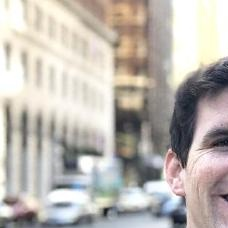
#> input picture image_pieces/piece_0_headshot.jpeg, 228 x 228 px
$ python tile_image.py --input image_pieces/piece_0_headshot.jpeg --output out.png
#> lines starting #> are read from the running program, lines starting #| are printed output that depends on the picture
#> further down, input_image is the input picture: shape (228, 228, 3); mean B, G, R 176.5, 182.8, 188.4
"""Script to go from image to tiles

(just a cropping of image into smaller pieces to try and put back together)
"""


def tile_image(image, nrow=3, ncol=3, overlap=30):
    """Break an image into separate rect regions

    :param image: image to break-up
    :param nrow: number of rows
    :param ncol: number of columns
    :param overlap: How much should each region overlap with each other (in pixels)
    :return: list of images
    """
#> called with nrow = 3, ncol = 3, overlap = 50
    h, w = image.shape[:2]
#> h = 228; w = 228
    col_w = w // ncol
#> col_w = 76
    row_h = h // nrow
#> row_h = 76

    shards = []
    for col_i in range(ncol):
        x0 = col_i * col_w - overlap
        x1 = (col_i + 1) * col_w + overlap

        x0 = max([0, x0])
        x1 = min([w, x1])
        for row_i in range(nrow):
            y0 = row_i * row_h - overlap
            y1 = (row_i + 1) * row_h + overlap

            y0 = max([0, y0])
            y1 = min([h, y1])

            shard = image[y0:y1, x0:x1]
            shards.append(shard)
#> after the loop, shards = 9 items

    return shards


if __name__ == '__main__':
    import os
    import argparse
    import cv2

    ap = argparse.ArgumentParser()
    ap.add_argument('-i', '--input', required=True,
                    help='Input image to break into pieces')
    ap.add_argument('-o', '--output', required=True,
                    help='Location to write pieces to')
    ap.add_argument('-r', '--nrow', default=3, type=int,
                    help='Number of rows to break image into')
    ap.add_argument('-c', '--ncol', default=3, type=int,
                    help='Number of columns to break image into')
    ap.add_argument('-v', '--overlap', default=50, type=int,
                    help='How much should each region overlap with each other (in pixels)')
    args = vars(ap.parse_args())

    input_image = cv2.imread(args['input'])
    input_image_basename = os.path.basename(args['input'])

    im_shards = tile_image(input_image,
                           args['nrow'],
                           args['ncol'],
                           args['overlap'])
#> im_shards = 9 items

    for i, im_shard in enumerate(im_shards):
        file_name = f'piece_{i}_{input_image_basename}'
        file_path = os.path.join(args['output'], file_name)

        cv2.imwrite(file_path, im_shard)
#> this loop made 9 passes
#> file_name on passes 1 to 9: 'piece_0_piece_0_headshot.jpeg', 'piece_1_piece_0_headshot.jpeg', 'piece_2_piece_0_headshot.jpeg', 'piece_3_piece_0_headshot.jpeg', 'piece_4_piece_0_headshot.jpeg', 'piece_5_piece_0_headshot.jpeg', 'piece_6_piece_0_headshot.jpeg', 'piece_7_piece_0_headshot.jpeg', 'piece_8_piece_0_headshot.jpeg'
#> pass 1, `cv2.imwrite(file_path, im_shard)`:
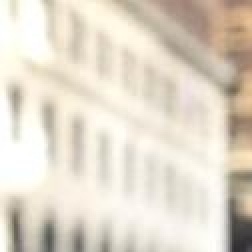
#> saved as piece_0_piece_0_headshot.jpeg: shape (126, 126, 3) (shown 2 times larger); mean B, G, R 201.7, 216.1, 224.9
#> pass 2, `cv2.imwrite(file_path, im_shard)`:
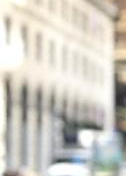
#> saved as piece_1_piece_0_headshot.jpeg: shape (176, 126, 3); mean B, G, R 194.2, 203, 206.4

$ run again, on image_pieces/piece_2_headshot.jpeg
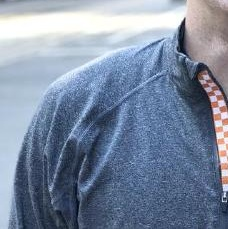
#> input picture image_pieces/piece_2_headshot.jpeg, 228 x 229 px
#> input_image is the input picture: shape (229, 228, 3); mean B, G, R 160.8, 138.5, 124.3
#> after the loop in tile_image, `for col_i in range(ncol):`: shards = 9 items
#> the loop `for i, im_shard in enumerate(im_shards):` made 9 passes
#> file_name on passes 1 to 8: 'piece_0_piece_2_headshot.jpeg', 'piece_1_piece_2_headshot.jpeg', 'piece_2_piece_2_headshot.jpeg', 'piece_3_piece_2_headshot.jpeg', 'piece_4_piece_2_headshot.jpeg', 'piece_5_piece_2_headshot.jpeg', 'piece_6_piece_2_headshot.jpeg', 'piece_7_piece_2_headshot.jpeg'
#> pass 1, `cv2.imwrite(file_path, im_shard)`:
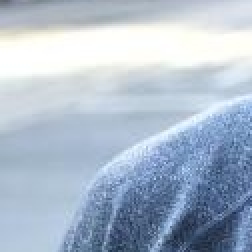
#> saved as piece_0_piece_2_headshot.jpeg: shape (126, 126, 3) (shown 2 times larger); mean B, G, R 204.3, 186.9, 172.2
#> pass 2, `cv2.imwrite(file_path, im_shard)`:
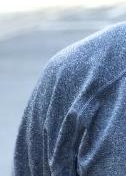
#> saved as piece_1_piece_2_headshot.jpeg: shape (176, 126, 3); mean B, G, R 170.1, 146.4, 128.8

$ run again, on image_pieces/piece_3_headshot.jpeg
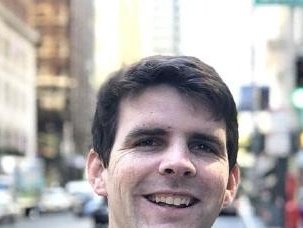
#> input picture image_pieces/piece_3_headshot.jpeg, 303 x 228 px
#> input_image is the input picture: shape (228, 303, 3); mean B, G, R 169, 169.7, 175.6
#> after the loop in tile_image, `for col_i in range(ncol):`: shards = 9 items
#> the loop `for i, im_shard in enumerate(im_shards):` made 9 passes
#> file_name on passes 1 to 8: 'piece_0_piece_3_headshot.jpeg', 'piece_1_piece_3_headshot.jpeg', 'piece_2_piece_3_headshot.jpeg', 'piece_3_piece_3_headshot.jpeg', 'piece_4_piece_3_headshot.jpeg', 'piece_5_piece_3_headshot.jpeg', 'piece_6_piece_3_headshot.jpeg', 'piece_7_piece_3_headshot.jpeg'
#> pass 1, `cv2.imwrite(file_path, im_shard)`:
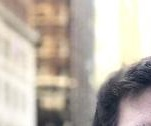
#> saved as piece_0_piece_3_headshot.jpeg: shape (126, 151, 3); mean B, G, R 169.7, 180.1, 189.3
#> pass 2, `cv2.imwrite(file_path, im_shard)`:
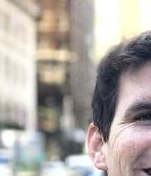
#> saved as piece_1_piece_3_headshot.jpeg: shape (176, 151, 3); mean B, G, R 163.7, 168.9, 175.7

$ run again, on image_pieces/piece_4_headshot.jpeg
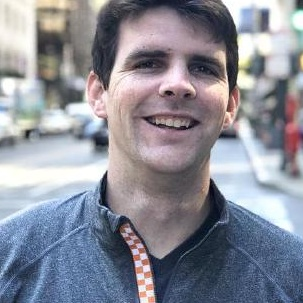
#> input picture image_pieces/piece_4_headshot.jpeg, 303 x 303 px
#> input_image is the input picture: shape (303, 303, 3); mean B, G, R 151.6, 140.7, 138.8
#> after the loop in tile_image, `for col_i in range(ncol):`: shards = 9 items
#> the loop `for i, im_shard in enumerate(im_shards):` made 9 passes
#> file_name on passes 1 to 8: 'piece_0_piece_4_headshot.jpeg', 'piece_1_piece_4_headshot.jpeg', 'piece_2_piece_4_headshot.jpeg', 'piece_3_piece_4_headshot.jpeg', 'piece_4_piece_4_headshot.jpeg', 'piece_5_piece_4_headshot.jpeg', 'piece_6_piece_4_headshot.jpeg', 'piece_7_piece_4_headshot.jpeg'
#> pass 1, `cv2.imwrite(file_path, im_shard)`:
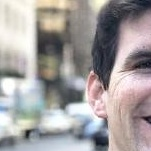
#> saved as piece_0_piece_4_headshot.jpeg: shape (151, 151, 3); mean B, G, R 157.9, 158.3, 163.1
#> pass 2, `cv2.imwrite(file_path, im_shard)`:
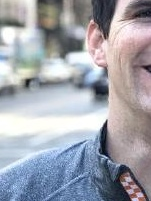
#> saved as piece_1_piece_4_headshot.jpeg: shape (201, 151, 3); mean B, G, R 172.8, 163.9, 161.4
